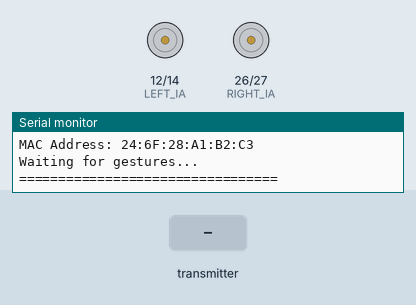
Bench run of a sketch on a simulated ESP32. Parts: motor-driver pin pairs drawn as motors (green arrow = first pin HIGH = forward, orange = second pin HIGH = backward, longer = more drive), the last lines printed to the serial monitor. The test bench sets the inputs (shaded band).

Above: at 1.2 s.
1.3 s: the transmitter starts sending command = FRONT
At 1.8 s:
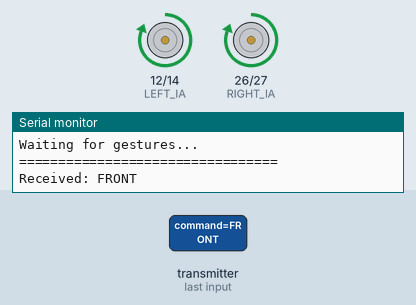
2.8 s: the transmitter starts sending command = BACK
At 4.0 s:
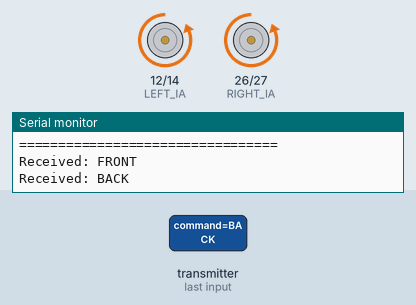
4.3 s: the transmitter starts sending command = LEFT
At 5.5 s:
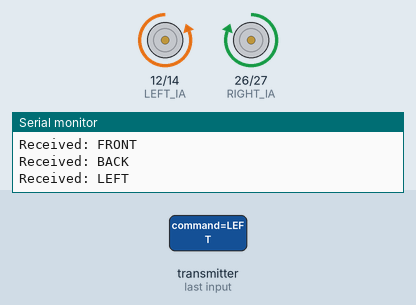
5.8 s: the transmitter starts sending command = RIGHT
At 6.7 s:
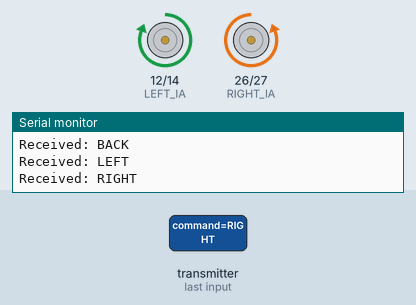
Timing chart, 0 to 8.3 s (numbered marks = the images above; inputs shaded):
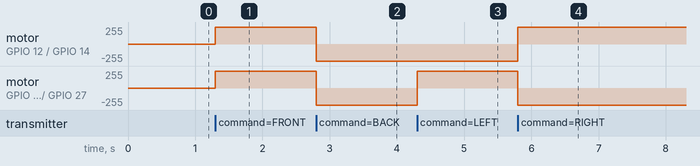

The sketch:

Reciever_code.ino
```cpp
#include <esp_now.h>
#include <WiFi.h>

// =====================================
// L9110 Motor Driver Pins
// =====================================
#define LEFT_IA   12
#define LEFT_IB   14
#define RIGHT_IA  26
#define RIGHT_IB  27

// Structure to receive data
typedef struct struct_message {
  char command[10];
} struct_message;

struct_message myData;
String currentCommand = "STOP";

// Callback when data is received - CORRECT for Core 3.x
void OnDataRecv(const esp_now_recv_info_t *recv_info, const uint8_t *incomingData, int len) {
  memcpy(&myData, incomingData, sizeof(myData));
  String receivedCommand = String(myData.command);

  if (receivedCommand != currentCommand) {
    currentCommand = receivedCommand;
    Serial.print("Received: ");
    Serial.println(currentCommand);

    if (currentCommand == "FRONT") {
      digitalWrite(LEFT_IA, HIGH);
      digitalWrite(LEFT_IB, LOW);
      digitalWrite(RIGHT_IA, HIGH);
      digitalWrite(RIGHT_IB, LOW);
    }
    else if (currentCommand == "BACK") {
      digitalWrite(LEFT_IA, LOW);
      digitalWrite(LEFT_IB, HIGH);
      digitalWrite(RIGHT_IA, LOW);
      digitalWrite(RIGHT_IB, HIGH);
    }
    else if (currentCommand == "LEFT") {
      digitalWrite(LEFT_IA, LOW);
      digitalWrite(LEFT_IB, HIGH);
      digitalWrite(RIGHT_IA, HIGH);
      digitalWrite(RIGHT_IB, LOW);
    }
    else if (currentCommand == "RIGHT") {
      digitalWrite(LEFT_IA, HIGH);
      digitalWrite(LEFT_IB, LOW);
      digitalWrite(RIGHT_IA, LOW);
      digitalWrite(RIGHT_IB, HIGH);
    }
    else if (currentCommand == "STOP") {
      digitalWrite(LEFT_IA, LOW);
      digitalWrite(LEFT_IB, LOW);
      digitalWrite(RIGHT_IA, LOW);
      digitalWrite(RIGHT_IB, LOW);
    }
  }
}

void setup() {
  Serial.begin(115200);

  // ========== Motor Setup ==========
  pinMode(LEFT_IA, OUTPUT);
  pinMode(LEFT_IB, OUTPUT);
  pinMode(RIGHT_IA, OUTPUT);
  pinMode(RIGHT_IB, OUTPUT);

  // Stop motors initially
  digitalWrite(LEFT_IA, LOW);
  digitalWrite(LEFT_IB, LOW);
  digitalWrite(RIGHT_IA, LOW);
  digitalWrite(RIGHT_IB, LOW);

  // ========== ESP-NOW Setup ==========
  WiFi.mode(WIFI_STA);

  if (esp_now_init() != ESP_OK) {
    Serial.println("ESP-NOW init failed");
    return;
  }

  esp_now_register_recv_cb(OnDataRecv);

  Serial.println("=================================");
  Serial.println("RECEIVER (TANK) READY!");
  Serial.print("MAC Address: ");
  Serial.println(WiFi.macAddress());
  Serial.println("Waiting for gestures...");
  Serial.println("=================================");
}

void loop() {
  delay(10);
}
```

Measured:
- after the input at 1.3 s, motor on GPIO 12 (LEFT_IA) / GPIO 14 (LEFT_IB), motor on GPIO 26 (RIGHT_IA) / GPIO 27 (RIGHT_IB): stopped → forward 255/255 at once
- after the input at 2.8 s, motor on GPIO 12 (LEFT_IA) / GPIO 14 (LEFT_IB), motor on GPIO 26 (RIGHT_IA) / GPIO 27 (RIGHT_IB): forward 255/255 → backward 255/255 at once
- after the input at 4.3 s, motor on GPIO 26 (RIGHT_IA) / GPIO 27 (RIGHT_IB): backward 255/255 → forward 255/255 at once
- after the input at 5.8 s, motor on GPIO 12 (LEFT_IA) / GPIO 14 (LEFT_IB): backward 255/255 → forward 255/255 at once; motor on GPIO 26 (RIGHT_IA) / GPIO 27 (RIGHT_IB): forward 255/255 → backward 255/255 at once
